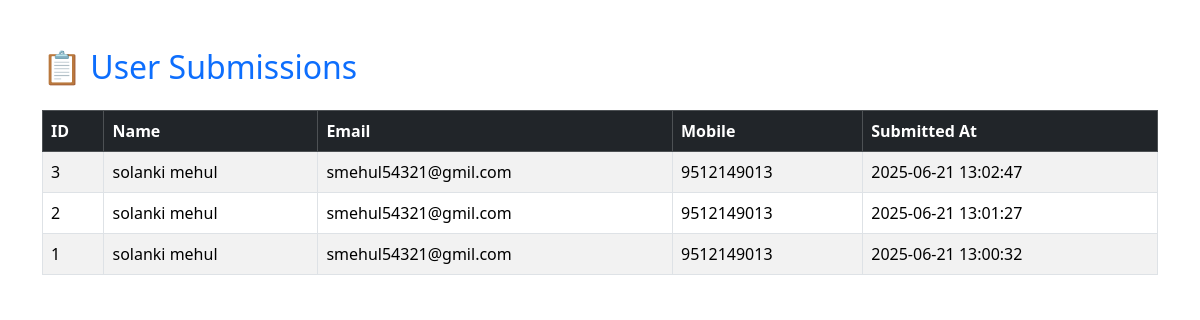
The app's page /admin_view.php with its own data.
### tables this page shows
CREATE TABLE `user_info` (
  `id` int(11) NOT NULL,
  `name` varchar(100) DEFAULT NULL,
  `email` varchar(100) DEFAULT NULL,
  `mobile` varchar(15) DEFAULT NULL,
  `created_at` timestamp NOT NULL DEFAULT current_timestamp()
);

### admin_view.php (the view, shortened to what this page needs)
<?php
include 'db.php';
$result = $conn->query("SELECT * FROM user_info ORDER BY id DESC");
?>
<!DOCTYPE html>
<html lang="en">
<head>
    <link href="https://cdn.jsdelivr.net/npm/bootstrap@5.3.3/dist/css/bootstrap.min.css" rel="stylesheet">
</head>
<body class="container mt-5">
    <h2 class="text-primary">📋 User Submissions</h2>
    <table class="table table-bordered table-striped mt-4">
        <thead class="table-dark">
            <tr>
                <th>ID</th>
                <th>Name</th>
                <th>Email</th>
                <th>Mobile</th>
                <th>Submitted At</th>
            </tr>
        </thead>
        <tbody>
            <?php while($row = $result->fetch_assoc()) { ?>
                <tr>
                    <td><?= $row['id'] ?></td>
                    <td><?= htmlspecialchars($row['name']) ?></td>
                    <td><?= htmlspecialchars($row['email']) ?></td>
                    <td><?= htmlspecialchars($row['mobile']) ?></td>
                    <td><?= $row['created_at'] ?></td>
                </tr>
            <?php } ?>
        </tbody>
    </table>
</body>
</html>

### records on screen
user_info: id "3", name "solanki mehul", email "smehul54321@gmil.com", mobile "9512149013", created_at "2025-06-21 13:02:47"
user_info: id "2", name "solanki mehul", email "smehul54321@gmil.com", mobile "9512149013", created_at "2025-06-21 13:01:27"
user_info: id "1", name "solanki mehul", email "smehul54321@gmil.com", mobile "9512149013", created_at "2025-06-21 13:00:32"
